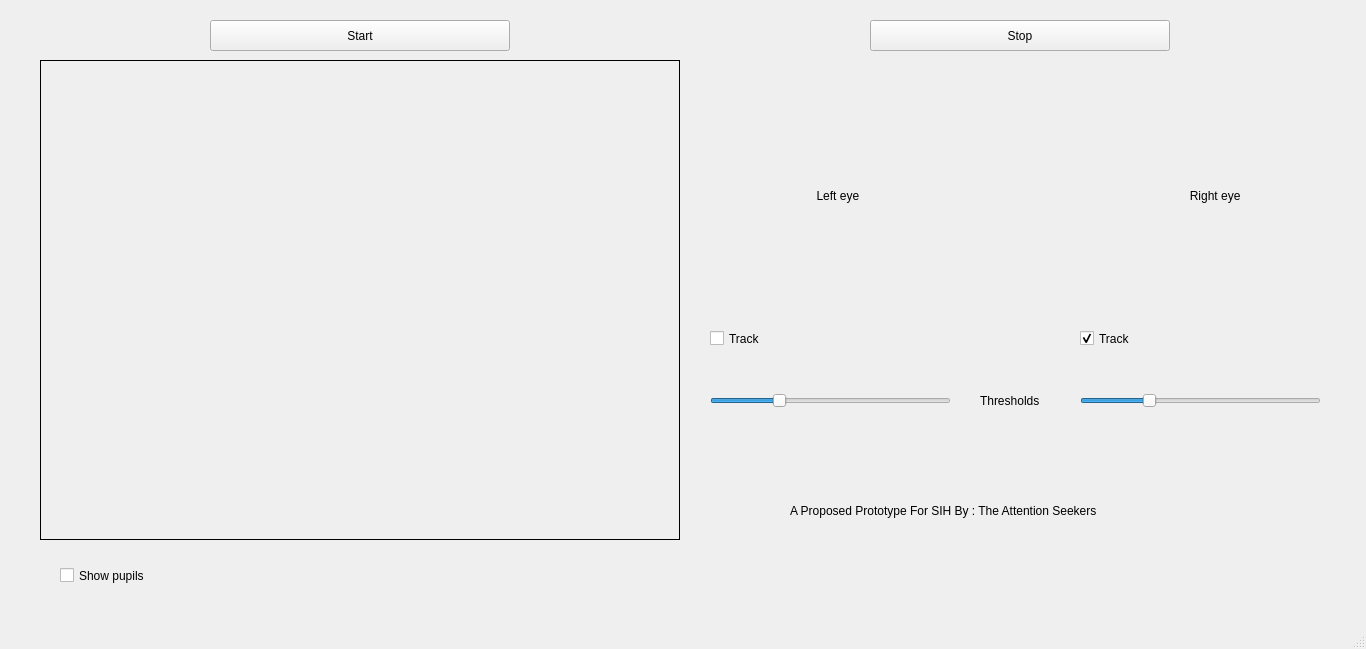
<?xml version="1.0" encoding="UTF-8"?>
<ui version="4.0">
 <class>MainWindow</class>
 <widget class="QMainWindow" name="MainWindow">
  <property name="geometry">
   <rect>
    <x>0</x>
    <y>0</y>
    <width>1366</width>
    <height>649</height>
   </rect>
  </property>
  <property name="windowTitle">
   <string>MainWindow</string>
  </property>
  <property name="styleSheet">
   <string notr="true"/>
  </property>
  <widget class="QWidget" name="centralwidget">
   <widget class="QCheckBox" name="pupilsCheckbox">
    <property name="geometry">
     <rect>
      <x>60</x>
      <y>550</y>
      <width>121</width>
      <height>51</height>
     </rect>
    </property>
    <property name="text">
     <string>Show pupils</string>
    </property>
   </widget>
   <widget class="QLabel" name="rightEyeBox">
    <property name="enabled">
     <bool>true</bool>
    </property>
    <property name="geometry">
     <rect>
      <x>1080</x>
      <y>70</y>
      <width>241</width>
      <height>251</height>
     </rect>
    </property>
    <property name="text">
     <string>                                 Right eye</string>
    </property>
    <property name="textFormat">
     <enum>Qt::AutoText</enum>
    </property>
    <property name="scaledContents">
     <bool>false</bool>
    </property>
   </widget>
   <widget class="QLabel" name="baseImage">
    <property name="geometry">
     <rect>
      <x>40</x>
      <y>60</y>
      <width>640</width>
      <height>480</height>
     </rect>
    </property>
    <property name="frameShape">
     <enum>QFrame::Box</enum>
    </property>
    <property name="text">
     <string/>
    </property>
   </widget>
   <widget class="QLabel" name="leftEyeBox">
    <property name="enabled">
     <bool>true</bool>
    </property>
    <property name="geometry">
     <rect>
      <x>710</x>
      <y>70</y>
      <width>241</width>
      <height>251</height>
     </rect>
    </property>
    <property name="text">
     <string>                                Left eye</string>
    </property>
   </widget>
   <widget class="QPushButton" name="stopButton">
    <property name="geometry">
     <rect>
      <x>870</x>
      <y>20</y>
      <width>300</width>
      <height>31</height>
     </rect>
    </property>
    <property name="text">
     <string>Stop</string>
    </property>
   </widget>
   <widget class="QPushButton" name="startButton">
    <property name="geometry">
     <rect>
      <x>210</x>
      <y>20</y>
      <width>300</width>
      <height>31</height>
     </rect>
    </property>
    <property name="text">
     <string>Start</string>
    </property>
   </widget>
   <widget class="QCheckBox" name="leftEyeCheckbox">
    <property name="geometry">
     <rect>
      <x>710</x>
      <y>330</y>
      <width>70</width>
      <height>17</height>
     </rect>
    </property>
    <property name="text">
     <string>Track</string>
    </property>
   </widget>
   <widget class="QCheckBox" name="rightEyeCheckbox">
    <property name="geometry">
     <rect>
      <x>1080</x>
      <y>330</y>
      <width>70</width>
      <height>17</height>
     </rect>
    </property>
    <property name="text">
     <string>Track</string>
    </property>
    <property name="checked">
     <bool>true</bool>
    </property>
   </widget>
   <widget class="QSlider" name="leftEyeThreshold">
    <property name="geometry">
     <rect>
      <x>710</x>
      <y>390</y>
      <width>241</width>
      <height>22</height>
     </rect>
    </property>
    <property name="maximum">
     <number>255</number>
    </property>
    <property name="value">
     <number>70</number>
    </property>
    <property name="orientation">
     <enum>Qt::Horizontal</enum>
    </property>
   </widget>
   <widget class="QLabel" name="thresholdsLabel">
    <property name="geometry">
     <rect>
      <x>980</x>
      <y>390</y>
      <width>61</width>
      <height>21</height>
     </rect>
    </property>
    <property name="text">
     <string>Thresholds</string>
    </property>
   </widget>
   <widget class="QSlider" name="rightEyeThreshold">
    <property name="geometry">
     <rect>
      <x>1080</x>
      <y>390</y>
      <width>241</width>
      <height>22</height>
     </rect>
    </property>
    <property name="maximum">
     <number>255</number>
    </property>
    <property name="value">
     <number>70</number>
    </property>
    <property name="orientation">
     <enum>Qt::Horizontal</enum>
    </property>
   </widget>
   <widget class="QLabel" name="label">
    <property name="geometry">
     <rect>
      <x>790</x>
      <y>480</y>
      <width>401</width>
      <height>61</height>
     </rect>
    </property>
    <property name="text">
     <string>A Proposed Prototype For SIH By : The Attention Seekers </string>
    </property>
   </widget>
  </widget>
  <widget class="QMenuBar" name="menubar">
   <property name="geometry">
    <rect>
     <x>0</x>
     <y>0</y>
     <width>1366</width>
     <height>25</height>
    </rect>
   </property>
  </widget>
  <widget class="QStatusBar" name="statusbar"/>
 </widget>
 <resources/>
 <connections/>
</ui>
